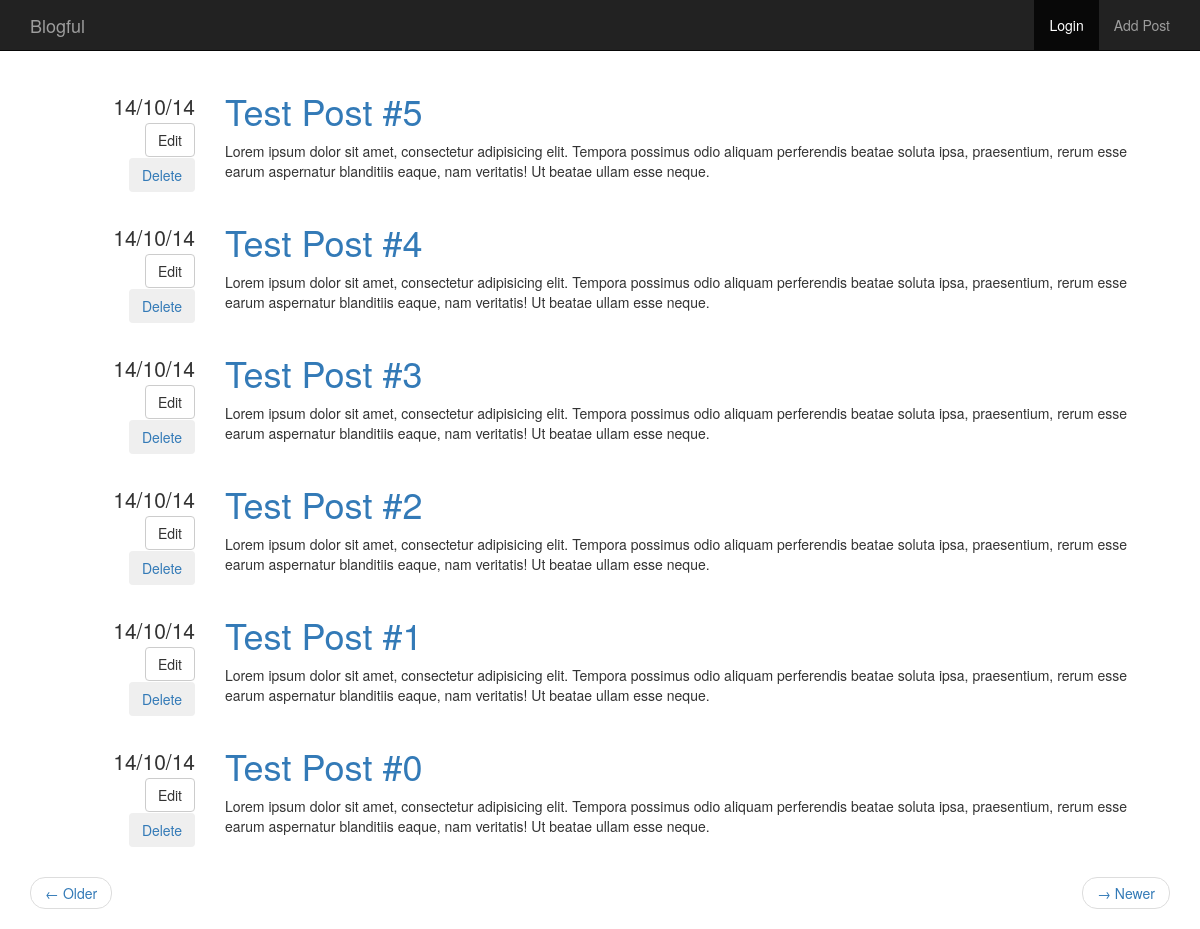
Page /page/3 on the committed database.
### blog/models.py (models this page shows)
class Post(Base):
	__tablename__ = "posts"
	id = Column(Integer, Sequence("post_id_sequence"), primary_key=True)
	title = Column(String(1024))
	content = Column(Text)
	datetime = Column(DateTime, default=datetime.datetime.now)
	author_id = Column(Integer, ForeignKey("users.id"))

### blog/views.py (the view)
@app.route('/')
@app.route('/page/<int:page>')
def posts(page=1, paginate_by=10):
	page_index = page - 1
	count = session.query(Post).count()
	start = page_index * paginate_by
	end = start + paginate_by
	total_pages = (count - 1) / paginate_by + 1
	has_next = page_index < total_pages - 1
	has_prev = page_index > 0
	posts = session.query(Post)
	posts = posts.order_by(Post.datetime.desc())
	posts = posts[start:end]
	return render_template('posts.html',
		posts = posts,
		has_next = has_next,
		has_prev = has_prev,
		page = page,
		total_pages = total_pages
		)

### blog/filters.py (called while the page is built)
@app.template_filter()
def dateformat(date, format):
	if not date:
		return None
	return date.strftime(format)

### blog/templates/posts.html
{% import "macros.html" as macros %}
{% extends "base.html" %}
{% block content %}
{% for post in posts %}
{{ macros.render_post(post) }}
{% endfor %}
<ul class="pager">
	{% if has_next %}
	<li class="previous">
		<a href="{{ url_for('posts', page=page + 1) }}">&larr; Older</a>
	</li>
	{% endif %}
	{% if has_prev %}
	<li class="next">
		<a href="{{ url_for('posts', page=page - 1) }}">&rarr; Newer</a>
	</li>
	{% endif %}
</ul>
{% endblock %}

### blog/templates/macros.html (shortened to what this page needs)
{% macro render_post(post) %}
<div class="row">
	<div class="col-md-2 text-right metadata">
		<ul class="list-unstyled">
			<li>
				{{post.datetime | dateformat("%d/%m/%y") }}
			</li>
			<li>
				<a href="{{ url_for('edit_post_get', id=post.id) }} "><button type="button" class="btn btn-default">Edit</button></a>
			</li>
			<li>
				<a href="{{ url_for('delete_post_get', id=post.id) }} "><button type="button" class="btn btn-inverse">Delete</button></a>
			</li>
		</ul>
	</div>
	<div class="col-md-10">
		<h1 class="undecorate">
			<a href="{{ url_for('view_single_post', id=post.id) }}">{{ post.title }}</a>
		</h1>
		{{ post.content | safe }}
	</div>
</div>
{% endmacro %}

### blog/static/css/main.css (style rules this page uses)
div.metadata { margin-top: 20px; font-size: 1.5em; }
.undecorate a { text-decoration: none; }

### rows in the picture
Post: datetime "14/10/14", title "Test Post #5", content "Lorem ipsum dolor sit amet, consectetur adipisicing elit. Tempora possimus odio aliquam perferendis beatae soluta ipsa, praesentium, rerum esse earum aspernatur blanditiis eaque, nam veritatis! Ut beatae ullam esse neque."
Post: datetime "14/10/14", title "Test Post #4", content "Lorem ipsum dolor sit amet, consectetur adipisicing elit. Tempora possimus odio aliquam perferendis beatae soluta ipsa, praesentium, rerum esse earum aspernatur blanditiis eaque, nam veritatis! Ut beatae ullam esse neque."
Post: datetime "14/10/14", title "Test Post #3", content "Lorem ipsum dolor sit amet, consectetur adipisicing elit. Tempora possimus odio aliquam perferendis beatae soluta ipsa, praesentium, rerum esse earum aspernatur blanditiis eaque, nam veritatis! Ut beatae ullam esse neque."
Post: datetime "14/10/14", title "Test Post #2", content "Lorem ipsum dolor sit amet, consectetur adipisicing elit. Tempora possimus odio aliquam perferendis beatae soluta ipsa, praesentium, rerum esse earum aspernatur blanditiis eaque, nam veritatis! Ut beatae ullam esse neque."
Post: datetime "14/10/14", title "Test Post #1", content "Lorem ipsum dolor sit amet, consectetur adipisicing elit. Tempora possimus odio aliquam perferendis beatae soluta ipsa, praesentium, rerum esse earum aspernatur blanditiis eaque, nam veritatis! Ut beatae ullam esse neque."
Post: datetime "14/10/14", title "Test Post #0", content "Lorem ipsum dolor sit amet, consectetur adipisicing elit. Tempora possimus odio aliquam perferendis beatae soluta ipsa, praesentium, rerum esse earum aspernatur blanditiis eaque, nam veritatis! Ut beatae ullam esse neque."
